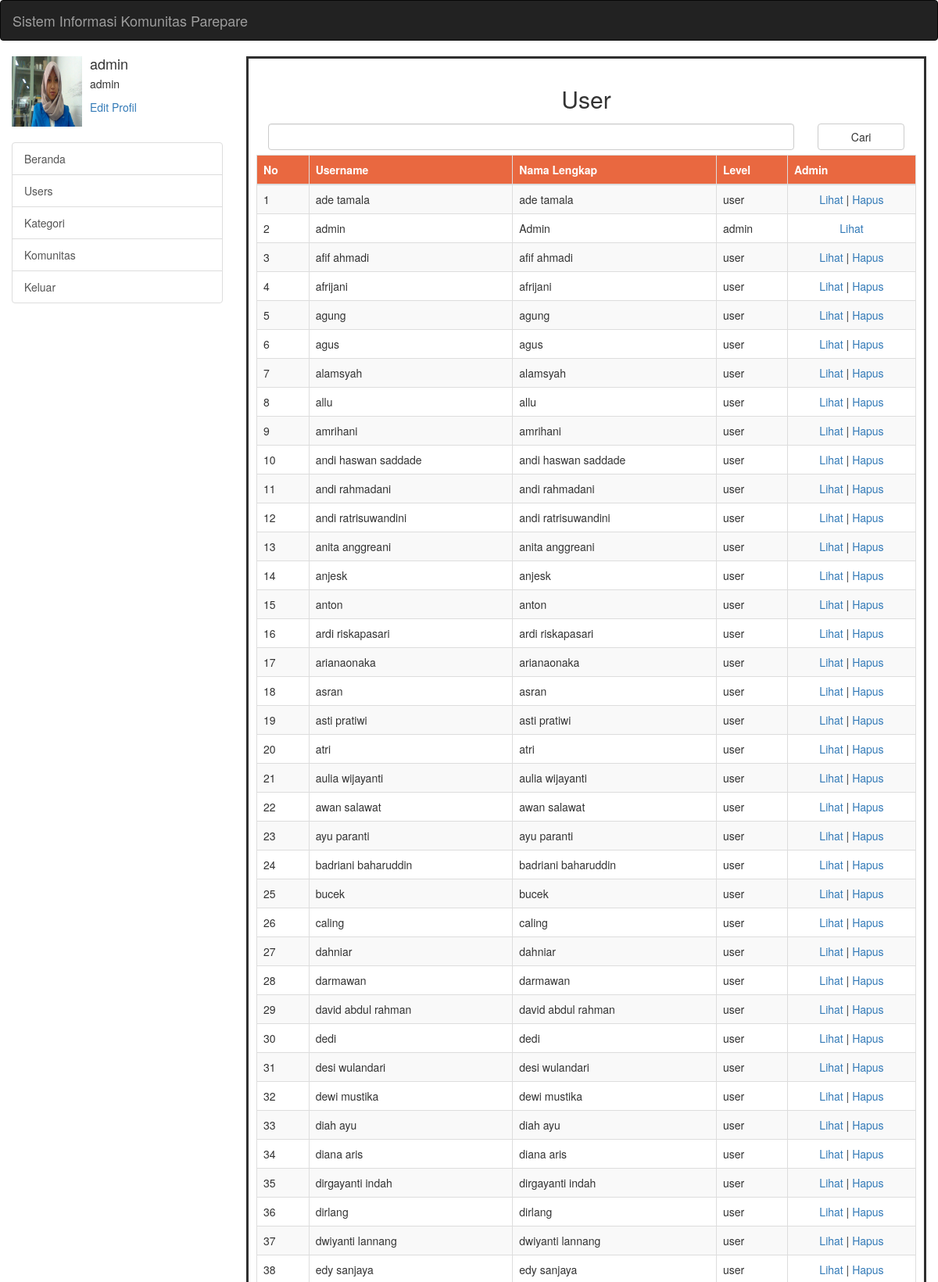
Page /index.php?laman=user (signed in, upper part) on the committed database.
### tables this page shows
CREATE TABLE `user` (
  `username` varchar(20) NOT NULL,
  `password` varchar(40) NOT NULL,
  `nama_lengkap` varchar(20) DEFAULT NULL,
  `foto` varchar(100) NOT NULL,
  `jenkel` enum('L','P') NOT NULL,
  `tgl_lahir` date NOT NULL,
  `alamat` text NOT NULL,
  `level_user` enum('admin','user') NOT NULL
);

### view/admin/user.php (the view, shortened to what this page needs)
<?PHP
include("modal/user.php");
if(isset($_POST["cari"])) {
	$cari = $_POST["cari"];
	$kueri = mysqli_query($koneksi,"SELECT * FROM user WHERE username LIKE '%$cari%' OR nama_lengkap LIKE '%$cari%'");
}
else {
	$kueri = mysqli_query($koneksi,"SELECT * FROM user");
}
?>
<div class="text-center">
	<h2>User</h2>
</div>
<div class="text-justify">
	<form method="POST" action="index.php?laman=user">
		<div class="form-group">
			<div class="col-sm-10">
				<input style="color:black;" class="form-control" type="text" name="cari">
			</div>
			<div class="col-sm-2">
				<input type="submit" class="btn btn-default btn-block" value="Cari">
			</div>
		</div>
	</form>
	<br>
	<br>
	<table id="tabelku" class="table table-striped table-bordered table-hover">
		<thead>
			<tr style="background-color:#E96840;color:white;">
				<th>No</th>
				<th>Username</th>
				<th>Nama Lengkap</th>
				<th>Level</th>
				<th>Admin</th>
			</tr>
		</thead>
		<tbody>
		<?PHP
		if(mysqli_num_rows($kueri) > 0) {
			$no = 1;
			while($data = mysqli_fetch_array($kueri)){
		?>
			<tr>
				<td><?PHP echo $no++ ?></td>
				<td><?PHP echo $data["username"] ?></td>
				<td><?PHP echo $data["nama_lengkap"] ?></td>
				<td><?PHP echo $data["level_user"] ?></td>
				<td class="text-center">
					<a href="index.php?laman=lihat&id=<?PHP echo $data["username"] ?>">Lihat</a>
					<?PHP if($data["username"] != "admin") {?>| <a href="index.php?laman=user&aksi=Hapus&id=<?PHP echo $data["username"] ?>" onclick="return confirm('Apakah Anda Ingin Menghapus')">Hapus</a><?PHP } ?>
				</td>
			</tr>
		<?PHP
			}
		} else { ?>
			<tr>
				<td colspan="5" class="text-center">Data Tidak Ditemukan</td>
			</tr>
		<?PHP }?>
		</tbody>
	</table>
</div>

### rows in the picture
user: username "ade tamala", nama_lengkap "ade tamala", level_user "user"
user: username "admin", nama_lengkap "Admin", level_user "admin"
user: username "afif ahmadi", nama_lengkap "afif ahmadi", level_user "user"
user: username "afrijani", nama_lengkap "afrijani", level_user "user"
user: username "agung", nama_lengkap "agung", level_user "user"
user: username "agus", nama_lengkap "agus", level_user "user"
user: username "alamsyah", nama_lengkap "alamsyah", level_user "user"
user: username "allu", nama_lengkap "allu", level_user "user"
user: username "amrihani", nama_lengkap "amrihani", level_user "user"
user: username "andi haswan saddade", nama_lengkap "andi haswan saddade", level_user "user"
user: username "andi rahmadani", nama_lengkap "andi rahmadani", level_user "user"
user: username "andi ratrisuwandini", nama_lengkap "andi ratrisuwandini", level_user "user"
user: username "anita anggreani", nama_lengkap "anita anggreani", level_user "user"
user: username "anjesk", nama_lengkap "anjesk", level_user "user"
user: username "anton", nama_lengkap "anton", level_user "user"
user: username "ardi riskapasari", nama_lengkap "ardi riskapasari", level_user "user"
user: username "arianaonaka", nama_lengkap "arianaonaka", level_user "user"
user: username "asran", nama_lengkap "asran", level_user "user"
user: username "asti pratiwi", nama_lengkap "asti pratiwi", level_user "user"
user: username "atri", nama_lengkap "atri", level_user "user"
user: username "aulia wijayanti", nama_lengkap "aulia wijayanti", level_user "user"
user: username "awan salawat", nama_lengkap "awan salawat", level_user "user"
user: username "ayu paranti", nama_lengkap "ayu paranti", level_user "user"
user: username "badriani baharuddin", nama_lengkap "badriani baharuddin", level_user "user"
user: username "bucek", nama_lengkap "bucek", level_user "user"
user: username "caling", nama_lengkap "caling", level_user "user"
user: username "dahniar", nama_lengkap "dahniar", level_user "user"
user: username "darmawan", nama_lengkap "darmawan", level_user "user"
user: username "david abdul rahman", nama_lengkap "david abdul rahman", level_user "user"
user: username "dedi", nama_lengkap "dedi", level_user "user"
user: username "desi wulandari", nama_lengkap "desi wulandari", level_user "user"
user: username "dewi mustika", nama_lengkap "dewi mustika", level_user "user"
user: username "diah ayu", nama_lengkap "diah ayu", level_user "user"
user: username "diana aris", nama_lengkap "diana aris", level_user "user"
user: username "dirgayanti indah", nama_lengkap "dirgayanti indah", level_user "user"
user: username "dirlang", nama_lengkap "dirlang", level_user "user"
user: username "dwiyanti lannang", nama_lengkap "dwiyanti lannang", level_user "user"
user: username "edy sanjaya", nama_lengkap "edy sanjaya", level_user "user"

### other values in the picture
$_SESSION["user"] "admin"
$_SESSION["level"] "admin"
